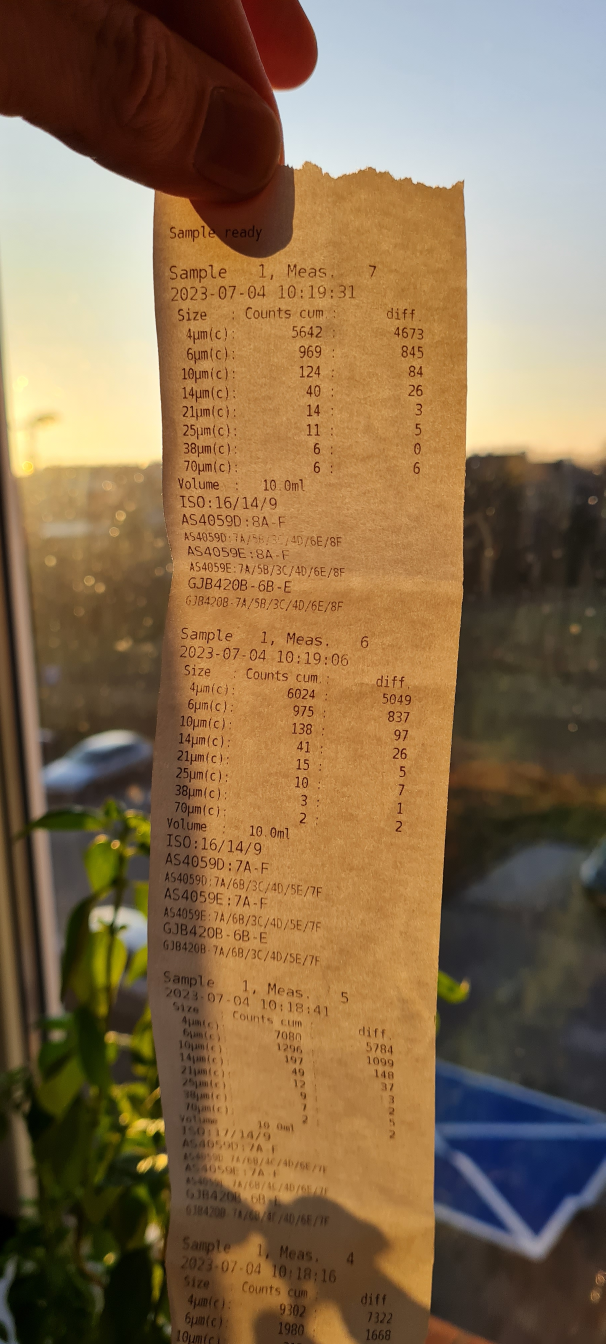
#> input picture s09_direct_to_strong_light_daylight1.jpg, 1816 x 4032 px (shown at 1/3 size)
$ jupyter execute lab_assistant_heavy_day_light.ipynb
#> lines starting #> are read from the running program, lines starting #| are printed output that depends on the picture; after the words box and inside, x2 and y2 are one past the last pixel; in counts of white or black regions, pixels touching at a corner belong together
[cell 1]
# Image scenerio : Heavy Day Light - finished -

[cell 2]
# Library preparation
import cv2
import numpy as np
import matplotlib.pyplot as plt

from skimage import data, filters
from scipy import fftpack

[cell 3]
# loading sample - Heavy Day Light
img1 = cv2.imread('s09_direct_to_strong_light_daylight1.jpg')
#> img1 is the input picture: shape (4032, 1816, 3); mean B, G, R 79.3, 110.3, 135.7

[cell 4]
# Image scaling

# [11 lines left out: function image_dimensions_check, not called in this run]

def image_rescale(img):
    # write rescaling code here
    height, width = img.shape[:2]
    # Desired width
    new_width = 1000
    if width > new_width:
        # Calculate the scaling factor
        scaling_factor = new_width / width
        # Calculate the new height while maintaining aspect ratio
        new_height = int(height * scaling_factor)
        # Rescale the image
        rescaled_img = cv2.resize(img, (new_width, new_height))
        return rescaled_img
    else:
        # If width is already less than or equal to 1000, return the original image
        return img

[cell 5]
# Base image transfering functions

# Transfering samples to gray colors
def image_to_gray(img):
    """
    Transfer given image to gray

    Parameters:
    img (ndarray): Image

    Returns:
    ndarray: Image converted to gray scale
    """
    return cv2.cvtColor(img, cv2.COLOR_BGR2GRAY)
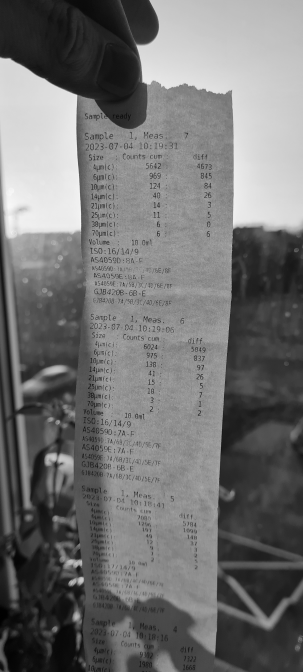
#> returned value: shape (4032, 1816) (shown at 1/6 size); min 0, max 250, mean 114.3

# Transfer image to binary image
def image_to_binary(img):
    """
    Transfer given image to binary image

    Parameters:
    img (ndarray): Image

    Returns:
    ndarray: Image converted to binary image
    """
    _, binary_img = cv2.threshold(img, 127,255, cv2.THRESH_BINARY)
    return binary_img

# Gamma correction
def image_gamma_correction(img, c, gamma):
    """
    Add gamma correction to given image

    Parameters:
    img (ndarray): Input image as a numpy array, where pixel values range from 0 to 255.
    c (float): Constant multiplier, typically set to 1 for standard gamma correction.
    gamma (float): Gamma value for the correction. Values >1 darken the image, while values <1 lighten it.

    Returns:
    ndarray: Gamma corrected image with pixel values ranging form 0 to 255.
    """
#> called with c = 2, gamma = 1
    img_corrected = c * (img / 255.0) ** gamma
    img_corrected = np.clip(img_corrected * 255.0, 0, 255).astype(np.uint8)
    return img_corrected

[cell 6]
# Image filtering functions

# Butterworth filter
def butterworth_filter(image, cutoff, order):
    """
    Apply a Butterworth lowpass filter to an image.

    Parameters:
    image (ndarray): Input image.
    cutoff (float): Cutoff frequency.
    order (int): Order of the filter.

    Returns: ndarray: Filtered image.
    """
    rows, cols = image.shape
    crow, ccol = rows // 2, cols // 2

    # FFT
    dft = fftpack.fftshift(fftpack.fft2(image))

    # Create Butterworth filter
    u = np.arange(-ccol, ccol)
    v = np.arange(-crow, crow)
    U, V = np.meshgrid(u, v)
    D = np.sqrt(U**2 + V**2)
    H = 1 / (1 + (D / cutoff)**(2 * order))
    # Apply filter in frequency domain
    dft_filtered = dft * H
    # Inverse FFT to get the image back
    filtered_img = np.abs(fftpack.ifft2(fftpack.ifftshift(dft_filtered)))

    return filtered_img

# Gausse filter
def gausse_filter(img, sigma):
    """
    Filter image by Gausse filration

    Parameters:
    img (ndarray): Input image.
    sigma (float): Standard deviation of the Gaussian noise.

    Returns: ndarray: Image with Gausse filtration added.
    """
    filtered_img = cv2.GaussianBlur(img, (0, 0), sigma)
    return filtered_img

# Median filter
def median_filter(img, window):
    """
    Filter image by median filration

    Parameters:
    img (ndarray): Input image.
    window (int): window size [window x window]

    Returns: ndarray: Image with median filtration added.
    """
    median_filtrated_img = cv2.medianBlur(img, window)
    return median_filtrated_img

[cell 7]
# This is place to perform image processing

# image to gray
img1_gray = image_to_gray(img1)

# transfer image with gamma correction
img1_gamma1 = image_gamma_correction(img1_gray, 2, 1)
img1_gamma2 = image_gamma_correction(img1_gray, 2, 2)
#> call 2 of image_gamma_correction, with c = 2, gamma = 2
#> in image_gamma_correction (call 2), `img_corrected = np.clip(img_corrected * 255.0, 0, 255).astype(np.uint8)`:
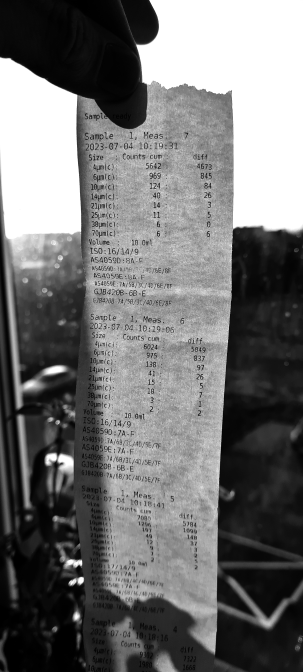
#> img_corrected: shape (4032, 1816) (shown at 1/6 size); min 0, max 255, mean 115
img1_gamma3 = image_gamma_correction(img1_gray, 15, 10)
#> call 3 of image_gamma_correction, with c = 15, gamma = 10
#> in image_gamma_correction (call 3), `img_corrected = np.clip(img_corrected * 255.0, 0, 255).astype(np.uint8)`:
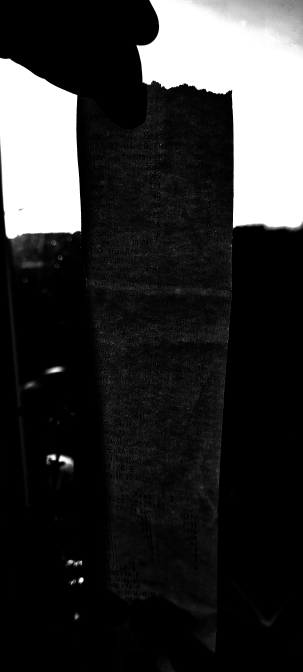
#> img_corrected: shape (4032, 1816) (shown at 1/6 size); min 0, max 255, mean 48.7

[cell 8]
# Show filtered images
plt.figure(figsize=(15, 10))
plt.subplot(1, 4, 1), plt.imshow(img1_gray, cmap='gray'), plt.title('Orginal image')
plt.subplot(1, 4, 2), plt.imshow(img1_gamma1, cmap='gray'), plt.title('Gamma correction1')
plt.subplot(1, 4, 3), plt.imshow(img1_gamma2, cmap='gray'), plt.title('Gamma correction2')
plt.subplot(1, 4, 4), plt.imshow(img1_gamma3, cmap='gray'), plt.title('Gamma correction3')

plt.show()

[cell 9]
# Gamma correction - SUMMARY:
# choose the best gamma here:
img1_gamma_best = img1_gamma1

[cell 10]
# image to binary
img1_binary = image_to_binary(img1_gamma_best)
#> in image_to_binary, `_, binary_img = cv2.threshold(img, 127,255, cv2.THRESH_BINARY)`:
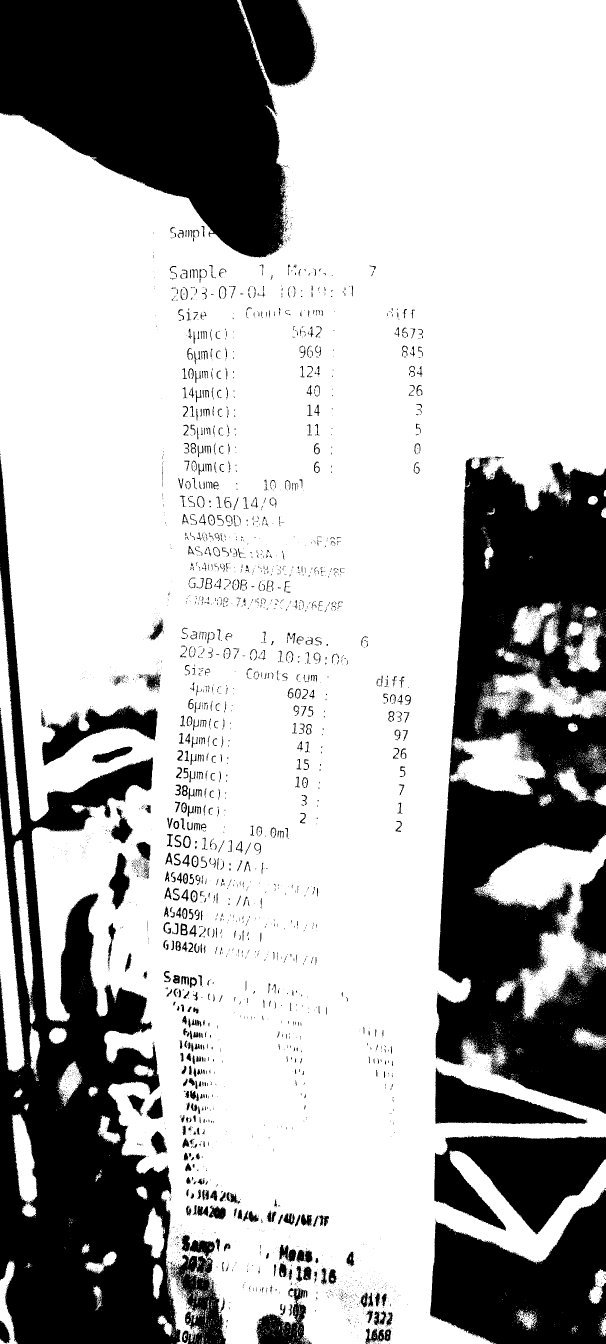
#> binary_img: shape (4032, 1816) (shown at 1/3 size); 70.8% white; 6510 black regions (5632 under 20 px), largest, box (x1, y1, x2, y2) and area: (1306, 1369, 1816, 3341) 643868, (0, 1368, 541, 4032) 526712, (0, 0, 863, 773) 443761
img1_binary_from_base_img = image_to_binary(img1_gray)

[cell 11]
# Show filtered images
plt.figure(figsize=(15, 10))
plt.subplot(1, 3, 1), plt.imshow(img1_gamma_best, cmap='gray'), plt.title('Gamma corrected image')
plt.subplot(1, 3, 2), plt.imshow(img1_binary_from_base_img, cmap='gray'), plt.title('Binary from base image')
plt.subplot(1, 3, 3), plt.imshow(img1_binary, cmap='gray'), plt.title('Binary image')
plt.show()

[cell 12]
# code image GAUSSE filtering tests
img1_gausse_filter1 = gausse_filter(img1_binary, 0.5)
img1_gausse_filter2 = gausse_filter(img1_binary, 1)

# Show GAUSSE filtered images
plt.figure(figsize=(15, 10))
plt.subplot(1, 3, 1), plt.imshow(img1_binary, cmap='gray'), plt.title('Orginal image')
plt.subplot(1, 3, 2), plt.imshow(img1_gausse_filter1, cmap='gray'), plt.title('Gausse correction 1')
plt.subplot(1, 3, 3), plt.imshow(img1_gausse_filter2, cmap='gray'), plt.title('Gausse correction 2')
plt.show()


img1_butterworth_filter = butterworth_filter(img1_binary, 250, 70)

[cell 13]
# code image BUTTERWORTH filtering tests
img1_butterworth_filter1 = butterworth_filter(img1_binary, 250, 70)
img1_butterworth_filter2 = butterworth_filter(img1_binary, 250, 10)
img1_butterworth_filter3 = butterworth_filter(img1_binary, 150, 20)

# Show BUTTERWORTH filtered images
plt.figure(figsize=(15, 10))
plt.subplot(1, 4, 1), plt.imshow(img1_binary, cmap='gray'), plt.title('Orginal image')
plt.subplot(1, 4, 2), plt.imshow(img1_butterworth_filter1, cmap='gray'), plt.title('Butterworth correction 1')
plt.subplot(1, 4, 3), plt.imshow(img1_butterworth_filter2, cmap='gray'), plt.title('Butterworth correction 2')
plt.subplot(1, 4, 4), plt.imshow(img1_butterworth_filter3, cmap='gray'), plt.title('Butterworth correction 3')
plt.show()

[cell 14]
# Butterworth correction - SUMMARY:
# choose the best butterworth img here:
img1_butter_best = img1_butterworth_filter2

[cell 15]
# code image MEDIAN filtering tests
img1_median_filter1 = median_filter(img1_binary, 1)
img1_median_filter2 = median_filter(img1_binary, 5)
img1_median_filter3 = median_filter(img1_binary, 11)

# Show MEDIAN filtered images
plt.figure(figsize=(15, 10))
plt.subplot(1, 4, 1), plt.imshow(img1_binary, cmap='gray'), plt.title('Orginal image')
plt.subplot(1, 4, 2), plt.imshow(img1_median_filter1, cmap='gray'), plt.title('Median correction 1')
plt.subplot(1, 4, 3), plt.imshow(img1_median_filter2, cmap='gray'), plt.title('Median correction 2')
plt.subplot(1, 4, 4), plt.imshow(img1_median_filter3, cmap='gray'), plt.title('Median correction 3')
plt.show()

[cell 16]
# Median correction - SUMMARY:
# choose the best median img here:
img1_median_best = img1_median_filter1

[cell 17]
# rescaale images for better accuracy of tesseract OCR libary
# Warning !
# rescale ONLY after imgae processing for best results

img1_rescaled = image_rescale(img1)
img1_gamma3_rescaled = image_rescale(img1_gamma_best)
img1_binary_rescaled = image_rescale(img1_binary)
img1_butter_rescaled = image_rescale(img1_butter_best)
#> in image_rescale (call 4), `rescaled_img = cv2.resize(img, (new_width, new_height))`:
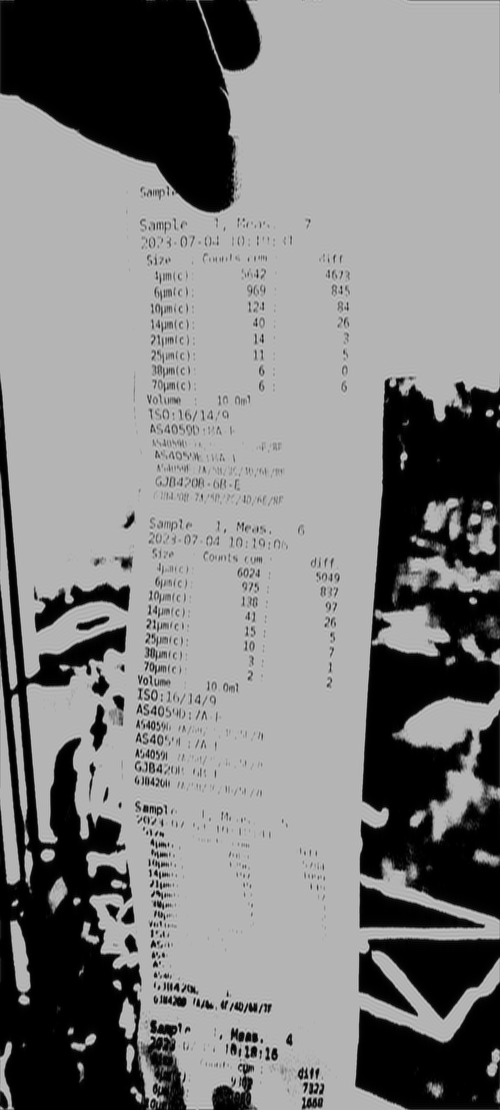
#> rescaled_img: shape (2220, 1000) float64 (shown at 1/2 size); min 9.68e-10, max 360.3, mean 181.4; drawn with min black and max white
img1_median_filter2_rescaled = image_rescale(img1_median_best)

[cell 18]
# Saving processed images to
path = "C:\\VirtualServer\\reuslts_meas\\processed_img\\"

# base image
cv2.imwrite(path+"img1.tif", img1_rescaled)

# Best gamma corrected image
cv2.imwrite(path+"img1_gamma.tif", img1_gamma3_rescaled)

# Best binary image
cv2.imwrite(path+"img1_binary.tif", img1_binary_rescaled)

# Best butterworth correction image
cv2.imwrite(path+"img1_butterworth.tif", img1_butter_rescaled)

# Best median correction image
cv2.imwrite(path+"img1_median.tif", img1_median_filter2_rescaled)
#> Out = True

$ run again, with s01_light_daylight1.jpg copied over s09_direct_to_strong_light_daylight1.jpg
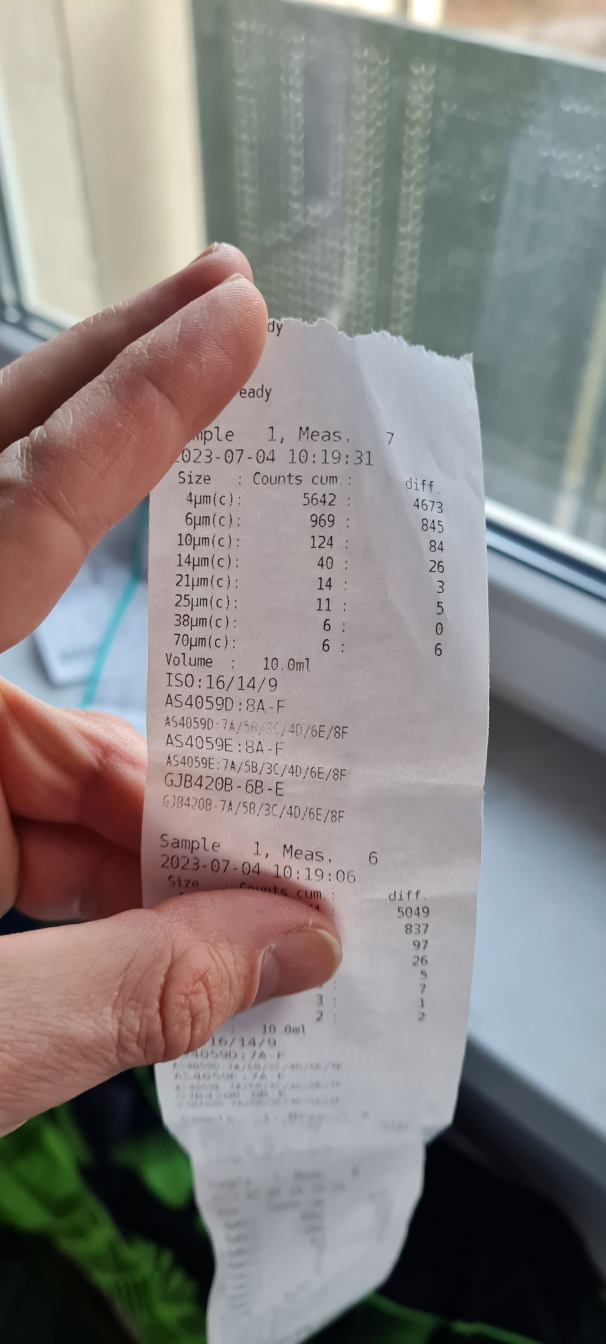
#> input picture s01_light_daylight1.jpg, 1816 x 4032 px (shown at 1/3 size)
#> img1 is the input picture: shape (4032, 1816, 3); mean B, G, R 129.8, 131.9, 137
#> in image_to_binary, `_, binary_img = cv2.threshold(img, 127,255, cv2.THRESH_BINARY)`:
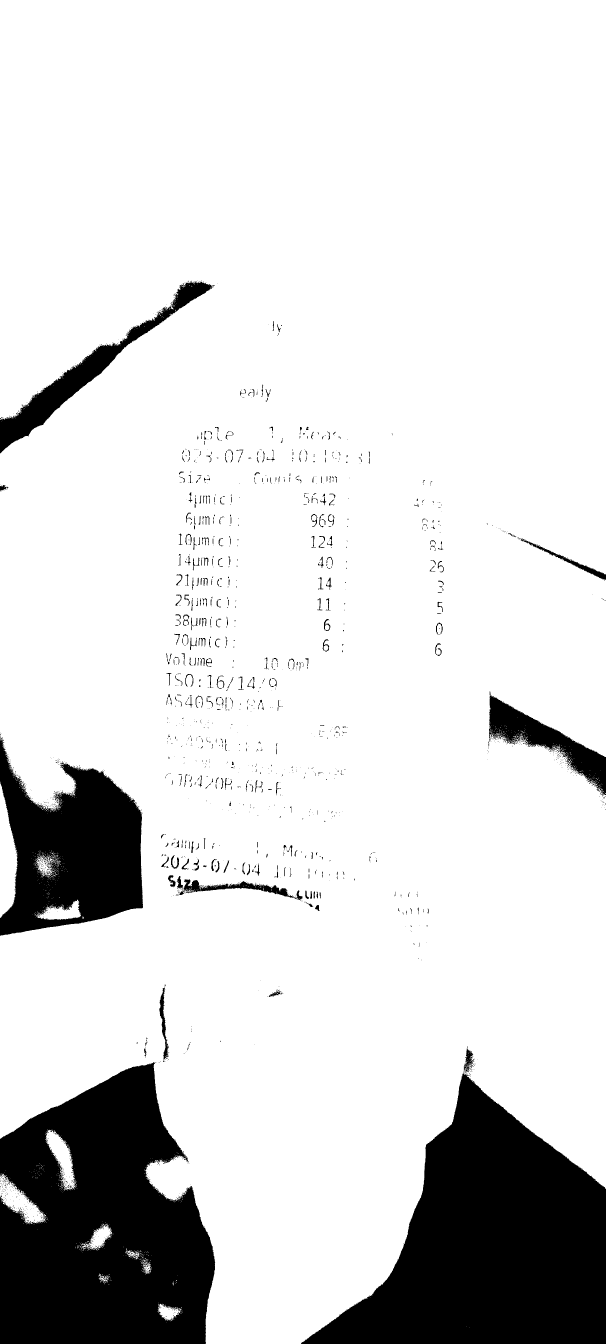
#> binary_img: shape (4032, 1816) (shown at 1/3 size); 85.4% white; 2055 black regions (1706 under 20 px), largest, box (x1, y1, x2, y2) and area: (903, 3221, 1816, 4032) 408080, (0, 3187, 646, 4032) 399129, (0, 2215, 429, 2807) 155124
#> binary_img: shape (4032, 1816); 62.6% white; 3144 black regions (2633 under 20 px), largest, box (x1, y1, x2, y2) and area: (0, 2078, 1022, 4032) 953500, (885, 3111, 1816, 4032) 476390, (0, 786, 778, 1961) 423106
#> median_filtrated_img: shape (4032, 1816); 85.6% white; 499 black regions (328 under 20 px), largest, box (x1, y1, x2, y2) and area: (904, 3220, 1816, 4032) 408083, (0, 3187, 645, 4032) 400270, (0, 2215, 429, 2807) 156299
#> in median_filter (call 3), `median_filtrated_img = cv2.medianBlur(img, window)`:
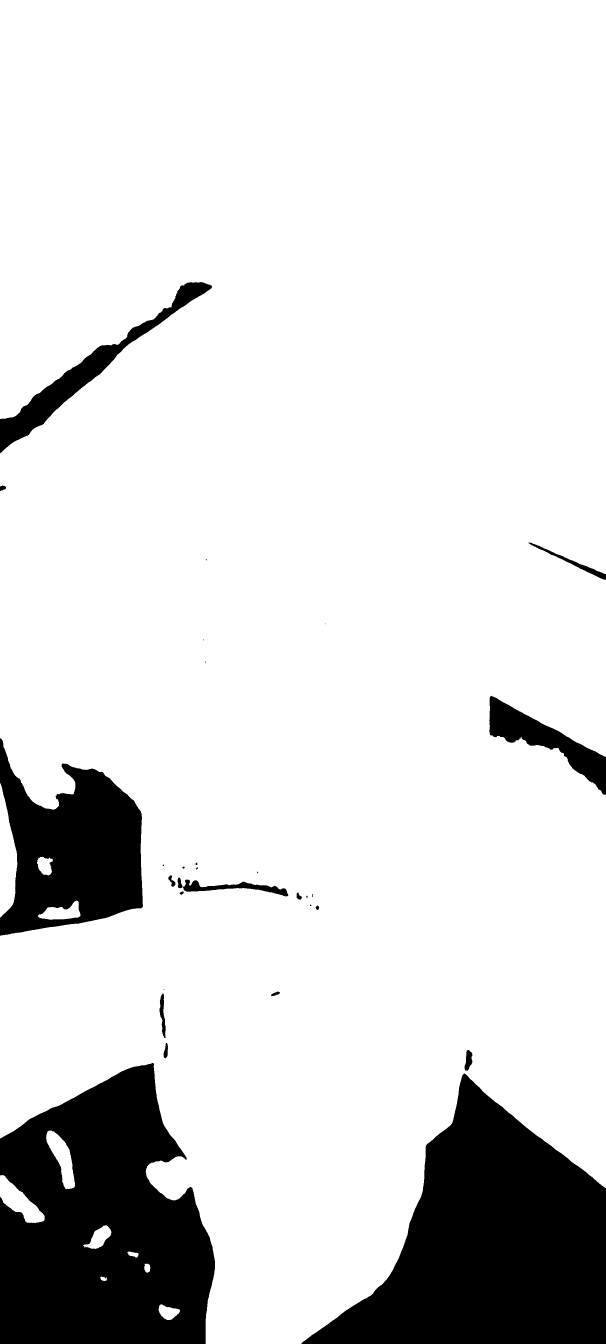
#> median_filtrated_img: shape (4032, 1816) (shown at 1/3 size); 85.7% white; 29 black regions (9 under 20 px), largest, box (x1, y1, x2, y2) and area: (904, 3220, 1816, 4032) 408084, (0, 3189, 645, 4032) 400677, (0, 2215, 429, 2807) 156401
#> rescaled_img: shape (2220, 1000)
#> Out = True
